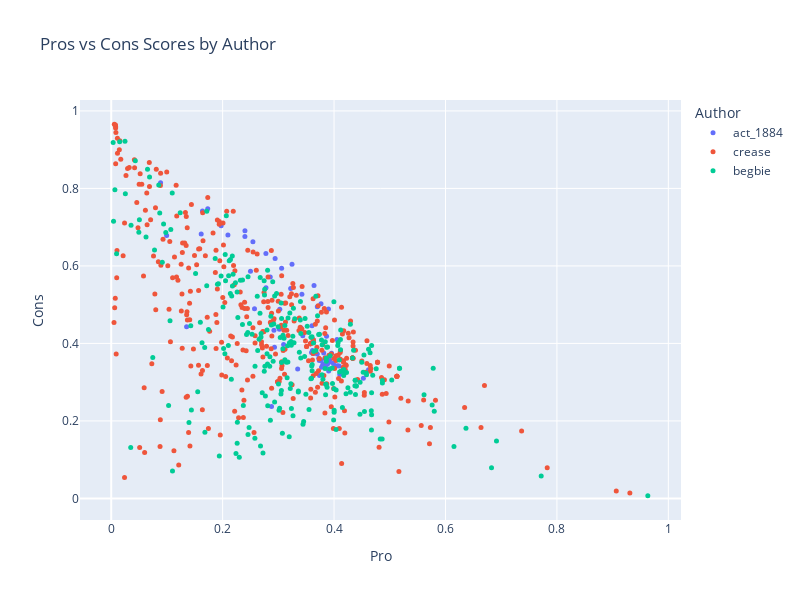

Notebook code cell kept with this figure:
### Code cell
df_scores['Text'] = df_scores['Text'].apply(lambda t: wrap_text(t, width = 50))

fig = px.scatter(
    df_scores,
    x="Pro",
    y="Cons",
    color="Author",
    hover_data=["Text"],
    title="Pros vs Cons Scores by Author",
    width=800,
    height=600
)

fig.update_traces(marker=dict(size=5))
fig.show()

### Figure 1 — Plotly figure (JSON) as saved in the notebook; plotly's stock layout.template omitted (floating-point values rounded to 4 significant figures; data arrays with more than 128 entries replaced by an {"elided": "..."} marker saying what was removed)
{"data": [{"customdata": [["An Act to regulate the Chinese population of<br>British Columbia."], ["[18th February, 1884.]"], ["WHEREAS the incoming of Chinese to British<br>Columbia largely exceeds that of any other class<br>of immigrant, and the population so introduced are<br>fast becoming superior in number to our own race;<br>are not disposed to be governed by our laws; are<br>dissimilar in habits and occupation from our<br>people; evade the payment of taxes justly due to<br>the Government; are governed by pestilential<br>habits; are useless in instances of emergency;<br>habitually desecrate grave yards by the removal of<br>bodies therefrom; and generally the laws governing<br>the whites are found to be inapplicable to<br>Chinese, and such Chinese are inclined to habits<br>subversive of the comfort and well-being of the<br>community:    And whereas it is expedient to pass<br>special laws for the Government of Chinese:<br>Therefore, Her Majesty, by and with the advice and<br>consent of the Legislative Assembly of the<br>Province of British Columbia, enacts as follows:—<br>1."], ["This Act shall be cited as the \"Chinese Regulation<br>Act, 1884.\""], ["2."], ["The term \"Chinese\" wherever used in this Act shall<br>mean any native of the Chinese Empire or its<br>dependencies not born of British parents, and<br>shall include any person of the Chinese race."], ["3."], ["From and after the passage of this Act there shall<br>be payable and paid by every Chinese in British<br>Columbia, above the age of fourteen years, unto<br>and for the use of Her Majesty, Her heirs and<br>successors, the sum of ten dollars, and thereafter<br>on the 1st day of June in each and every year<br>there shall be likewise payable and paid by such<br>Chinese person a further sum of ten dollars."], ["4."], ["The Lieutenant-Governor in Council shall<br>immediately upon the passage of this Act, and from<br>time to time thereafter as occasion may require,<br>appoint in each electoral district, one or more<br>person or persons to be called Chinese Collectors,<br>to collect and receive such payments from Chinese,<br>and such Collector or Collectors immediately upon<br>such payment shall issue and deliver to the person<br>paying the same a licence in the form contained in<br>the Schedule hereto, and the Lieutenant-Governor<br>in Council may require from the Collectors so to<br>be appointed such security as he may see fit and<br>may allow them such percentage upon the amount of<br>collections as may seem reasonable and just, and<br>the Lieutenant-Governor in Council may further<br>allow such additional sum by way of expenses as<br>may be necessary and reasonable for the purpose of<br>carrying out the provisions of this Act."], ["5."], ["Any Chinese who shall be found within the Province<br>not having in his possession a licence issued<br>under the provisions of this Act, lawfully issued<br>to him, shall on conviction thereof forfeit and<br>pay a sum not exceeding forty dollars."], ["6."], ["Any Collector or Government servant wilfully<br>disobeying any of the provisions of this Act shall<br>forfeit and pay a sum not exceeding one hundred<br>dollars."], ["7."], ["Every Collector shall collect the tax from each<br>Chinese, and shall as soon afterwards as may be<br>pay over the amount to the Officer in charge of<br>the Treasury, or to such other person as the<br>Lieutenant-Governor in Council may from time to<br>time direct."], ["8."], ["Every employer of Chinese shall furnish to the<br>Collector, when requested by him so to do, from<br>time to time, a list of all Chinese in his employ,<br>or indirectly employed by him; but no such<br>statement shall bind the Collector, nor shall<br>excuse him from making due enquiry to ascertain<br>its correctness."], ["9."], ["In case any employer of Chinese fails to deliver<br>to the Collector the list mentioned in the<br>preceding section, when required so to do, or<br>knowingly states anything falsely therein, such<br>employer shall, on complaint of the Collector and<br>upon conviction before a Justice of the Peace<br>having jurisdiction within the district wherein<br>such employer carries on his business, forfeit and<br>pay a fine not exceeding one hundred dollars for<br>every Chinese in his employ, to be recovered by<br>distress of the goods and chattels of such<br>employer failing to pay the same, or in lieu<br>thereof shall be liable to imprisonment for a<br>period not less than one month and not exceeding<br>two calendar months."], ["10."], ["The Collector may, by himself or his agent, levy<br>the amount of the licence from any Chinese not<br>being in lawful possession of a licence, with<br>costs, by distress of his goods and chattels, or<br>of any goods and chattels which may be in the<br>possession of the delinquent, or which may be upon<br>or in any premises (whether the goods of the<br>delinquent or not) for the time being in the<br>possession or occupation of such delinquent<br>Chinese, and for the purposes of this section<br>premises shall be deemed to be in the possession<br>or occupation of any Chinese when it can be shewn<br>to the satisfaction of the tribunal having<br>cognizance of the matter—    (a.)"], ["That such Chinese habitually frequents such<br>premises with the assent of the owner."], ["(b.)"], ["That he is the owner or one of the owners of the<br>premises, or has control either alone or jointly<br>with another or others of such premises or some<br>part thereof."], ["(c.) That he has passed the night or slept upon<br>such premises at any time within a week of the<br>levy."], ["It shall be sufficient authority for the Collector<br>to levy as aforesaid on the non-production of the<br>licence."], ["Proof of the lawful possession of such receipt<br>shall lie on the person whose goods are<br>distrained."], ["11."], ["Every employer of Chinese shall demand from every<br>such Licence to be demanded by employer and<br>retained during the service."], ["Chinese in his employ his licence, and shall<br>retain the same in his possession during the time<br>such Chinese is in his employ, and shall return<br>the same to him when he leaves his service; and<br>every employer as aforesaid shall produce to the<br>Collector, whenever required so to do, such<br>licence for his inspection."], ["12."], ["The Toll Collector at any and every toll gate<br>which may exist in the Province from time to time,<br>shall, before allowing any Chinese to pass through<br>any toll gate, demand from such Chinese the<br>production of his licence, and, until the same is<br>produced, such Chinese shall not be allowed to<br>proceed through the toll gate."], ["13."], ["It shall be unlawful for any person to employ any<br>Chinese who has not in his possession the licence<br>required by this Act, and any person guilty of an<br>infraction of the provisions of this section shall<br>forfeit and pay a fine not exceeding fifty dollars<br>for every Chinese so employed."], ["14."], ["The sum payable by a Chinese for a free miner’s<br>certificate shall be fifteen dollars for each year<br>during which the same is to be in force instead of<br>five dollars, as by the present mining laws<br>provided, and no free miner’s certificate shall<br>hereafter be issued to any Chinese except upon<br>payment of the said sum of fifteen dollars."], ["15."], ["Any Chinese who shall be found mining for gold and<br>precious metals, or following the ordinary<br>occupation of a free miner, whether on his own<br>account or for others, without having in his<br>possession a free miner’s certificate, lawfully<br>issued to him subsequently to the passage of this<br>Act, and any person who shall employ any Chinese<br>in and about gold mining who has not in his<br>possession such a certificate, shall forfeit and<br>pay a sum not exceeding thirty dollars."], ["16."], ["Sub-section (i.)"], ["of the Schedule A to the “Licences Ordinance,<br>1867,” is hereby amended by adding thereto the<br>following words: “but no licence shall be issued<br>to any Chinese.”    17."], ["Without the permission in writing of the<br>Provincial Secretary or Government Agent of the<br>district or place where the permission is sought<br>it shall be unlawful to remove the remains of any<br>dead Chinese from any cemetery or place where such<br>dead Chinese may have been interred, or to exhume<br>the bodies or remains of any dead Chinese, and any<br>person guilty of an infraction of this section<br>shall forfeit and pay a sum not exceeding one<br>hundred dollars."], ["18."], ["The use of opium (except for medicinal or surgical<br>purposes) is hereby prohibited, and any person who<br>shall use or consume, or have in his possession<br>any opium, except for the purposes aforesaid,<br>shall forfeit and pay a penalty not exceeding one<br>hundred dollars, and the onus of proof shall lie<br>upon the party charged of showing that such opium<br>was used, or consumed, or in his possession for<br>medicinal or surgical purposes."], ["19."], ["Any pecuniary penalty by this Act imposed may be<br>sued for and recovered in a summary way before any<br>Justice of the Peace having jurisdiction in the<br>locality where the charge is made, and in default<br>of immediate payment of any such penalty the same<br>may be recovered by distress and sale of the goods<br>of the offender, and failing sufficient distress,<br>the offender shall suffer a term of imprisonment<br>not exceeding three calendar months."], ["20."], ["No conviction for any offence shall be quashed for<br>want of form, and no conviction shall be removed<br>into any of Her Majesty’s Courts by certiorari or<br>reviewed in any manner, except by appeal in manner<br>hereinafter stated, that is to say: Any Chinese<br>convicted of an offence against the provisions of<br>this Act may appeal to the County Court nearest to<br>the place of conviction, provided he shall, within<br>four days after such conviction, have given notice<br>in writing to the convicting Magistrate of his<br>intention to appeal, and shall have furnished<br>security in the sum of one hundred dollars,<br>conditioned to abide by the decision of the<br>appellate Court, and shall have also deposited<br>with the convicting Magistrate a sum of money<br>sufficient in the opinion of such Magistrate to<br>pay the costs and expenses of a jury to try such<br>appeal, and such appeal shall be heard and tried<br>before the County Court, with or without a jury of<br>five, at the option of the parties, and<br>notwithstanding any defect in the proceedings, the<br>appeal shall be heard and decided on the merits,<br>and if the conviction be affirmed the appellant<br>shall be punished according to the conviction, and<br>shall pay the costs of the appeal, and if the<br>appeal be allowed, it shall be lawful for the<br>Lieutenant-Governor in Council to issue his<br>warrant to the Treasurer for the repayment to the<br>appellant of the money paid by him for jury<br>process."], ["21."], ["Any Chinese who shall lend his licence or free<br>miner’s certificate to another Chinese, and any<br>Chinese who shall utter or pass off upon any<br>Collector or other person any licence or free<br>miner’s certificate other than his own, with<br>intent himself to avoid payment of the licence fee<br>payable under this Act, (and the onus of proving<br>that such was not his intent, shall rest upon the<br>person charged), shall forfeit and pay a penalty<br>of not less than twenty dollars nor more than one<br>hundred dollars."], ["22."], ["The tribunal having cognizance of any matter under<br>the provisions of this Act may decide, upon its<br>own view and judgment, whether any person is a<br>Chinese, and whether any person found by the Court<br>to be a Chinese be of the age of fourteen years."], ["23."], ["It shall not be lawful to let or occupy, or suffer<br>to be occupied as a dwelling, any room unless the<br>following requirements are complied with, that is<br>to say:—    (a.)"], ["Unless such room contains at all times at least<br>384 cubic feet of space for each person occupying<br>the same:    (b.)"], ["Unless such room has a window, made to open, at<br>least two feet square."], ["24."], ["Any person who lets, occupies, or knowingly<br>suffers to be occupied, any room contrary to the<br>provisions of section 23, shall be liable for<br>every offence to a penalty not exceeding fifty<br>dollars."], ["25."], ["Any room in which any person passes the night<br>shall be deemed to be occupied as a dwelling<br>within the meaning of this Act."], ["26."], ["The Lieutenant-Governor in Council may, by any<br>general regulation, direct that any persons<br>imprisoned in respect of any infraction against<br>the provisions of this Act shall be worked and<br>employed at such places and on such public works,<br>or local works for the public benefit or<br>convenience, and may make such rules and<br>regulations, and may alter or annul the same, for<br>the safe custody, control, and general management<br>of such prisoners, as the said Lieutenant-Governor<br>may from time to time deem advisable."], ["27."], ["The Lieutenant-Governor in Council may also make<br>such rules and regulations, not inconsistent<br>herewith, as may from time to time appear<br>necessary for carrying out the true intent and<br>meaning of this Act."], ["28."], ["For the purpose of any proceeding taken under the<br>provisions of this Act, the burden shall lie on<br>the defendant of proving that he is exempt from<br>the operation of any of its provisions, and it<br>shall not be necessary in any information,<br>summons, or conviction, or other document, to<br>state or negative any exception in or exemption<br>under this Act or in contemplation of law."], ["29."], ["This Act shall not come into operation until one<br>year from the passage hereof."], ["30."], ["This Act may be cited as the \"Chinese Regulation<br>Act, 1884.\""]], "hovertemplate": "Author=act_1884<br>Pro=%{x}<br>Cons=%{y}<br>Text=%{customdata[0]}<extra></extra>", "legendgroup": "act_1884", "marker": {"color": "#636efa", "size": 5, "symbol": "circle"}, "mode": "markers", "name": "act_1884", "orientation": "v", "showlegend": true, "type": "scatter", "x": [0.1615, 0.3814, 0.08859, 0.2942, 0.3575, 0.293, 0.3631, 0.3245, 0.3625, 0.364, 0.3623, 0.1973, 0.3612, 0.4619, 0.3699, 0.1638, 0.3595, 0.3405, 0.3735, 0.1733, 0.3921, 0.2095, 0.1353, 0.3955, 0.3739, 0.3347, 0.2778, 0.3865, 0.3799, 0.3699, 0.3766, 0.3799, 0.2777, 0.409, 0.24, 0.3986, 0.2544, 0.3839, 0.3059, 0.377, 0.3726, 0.09948, 0.2855, 0.391, 0.2572, 0.388, 0.3439, 0.3884, 0.3899, 0.4014, 0.3423, 0.3795, 0.3221, 0.3903, 0.3094, 0.2877, 0.2921, 0.4102, 0.3019, 0.3999, 0.3604, 0.4061, 0.25, 0.3862, 0.4526, 0.3897, 0.3026, 0.3847, 0.4053, 0.3775, 0.24], "xaxis": "x", "y": [0.6822, 0.3752, 0.8148, 0.6188, 0.399, 0.3903, 0.4031, 0.6046, 0.4095, 0.5497, 0.3741, 0.7038, 0.3815, 0.3319, 0.3726, 0.7418, 0.3764, 0.4402, 0.356, 0.7478, 0.3574, 0.68, 0.4429, 0.3743, 0.3169, 0.3338, 0.5437, 0.4183, 0.3423, 0.4949, 0.5025, 0.3463, 0.632, 0.3415, 0.6908, 0.3488, 0.6624, 0.3623, 0.5942, 0.3557, 0.3616, 0.6788, 0.5717, 0.3511, 0.4896, 0.346, 0.4197, 0.3537, 0.4887, 0.3425, 0.5272, 0.3401, 0.5417, 0.3286, 0.3971, 0.2371, 0.434, 0.3198, 0.4363, 0.3372, 0.4454, 0.3427, 0.5862, 0.3614, 0.3099, 0.3552, 0.4881, 0.3382, 0.41, 0.3385, 0.6759], "yaxis": "y"}, {"customdata": {"elided": "356x1 str values"}, "hovertemplate": "Author=crease<br>Pro=%{x}<br>Cons=%{y}<br>Text=%{customdata[0]}<extra></extra>", "legendgroup": "crease", "marker": {"color": "#EF553B", "size": 5, "symbol": "circle"}, "mode": "markers", "name": "crease", "orientation": "v", "showlegend": true, "type": "scatter", "x": {"elided": "356 float values"}, "xaxis": "x", "y": {"elided": "356 float values"}, "yaxis": "y"}, {"customdata": {"elided": "260x1 str values"}, "hovertemplate": "Author=begbie<br>Pro=%{x}<br>Cons=%{y}<br>Text=%{customdata[0]}<extra></extra>", "legendgroup": "begbie", "marker": {"color": "#00cc96", "size": 5, "symbol": "circle"}, "mode": "markers", "name": "begbie", "orientation": "v", "showlegend": true, "type": "scatter", "x": {"elided": "260 float values"}, "xaxis": "x", "y": {"elided": "260 float values"}, "yaxis": "y"}], "layout": {"height": 600, "legend": {"title": {"text": "Author"}, "tracegroupgap": 0}, "title": {"text": "Pros vs Cons Scores by Author"}, "width": 800, "xaxis": {"anchor": "y", "domain": [0, 1], "title": {"text": "Pro"}}, "yaxis": {"anchor": "x", "domain": [0, 1], "title": {"text": "Cons"}}}}
